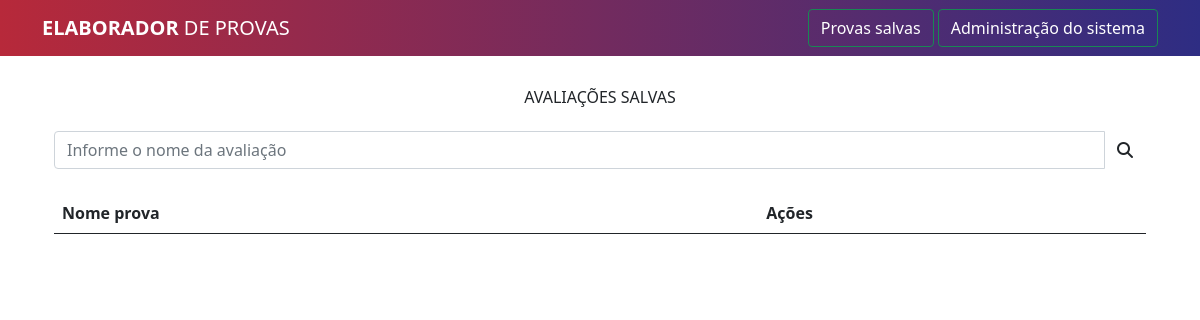
/listar-provas/ (signed in), run on an earlier commit of the app's database.
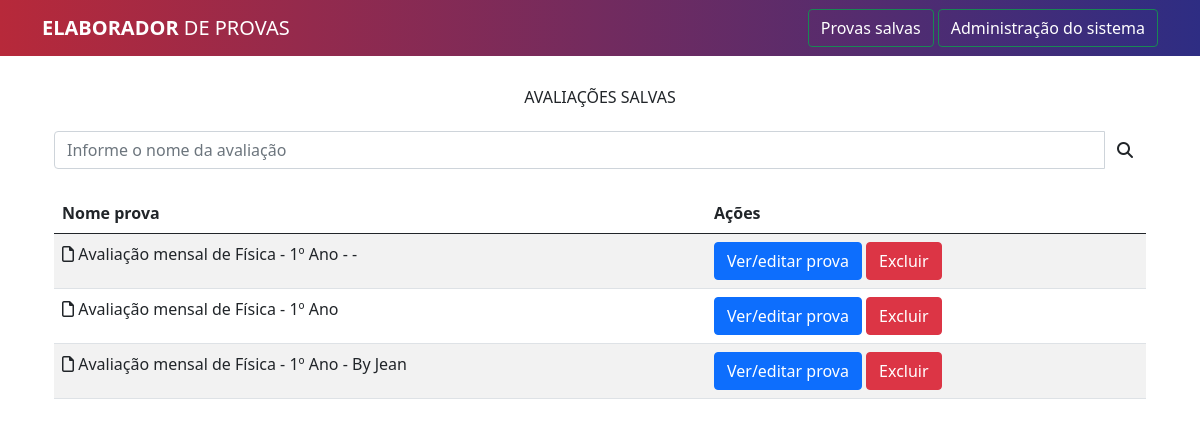
And on a later commit of the database.
### elaboradorapp/models.py (models this page shows, shortened)
class Prova(models.Model):
    html_prova = models.TextField()
    nome_prova = models.CharField(max_length=100, null=True, blank=True)
    criador = models.ForeignKey(User, on_delete=models.SET_NULL, null=True, blank=True)

### elaboradorapp/views/saveListView.py (the view)
# urls.py: path('listar-provas/', views.ListarProvas.as_view(), name='listar-provas'),
class ListarProvas(ListView):
    model = Prova
    template_name = 'elaboradorapp/listar_provas.html'
    def dispatch(self, request, *args, **kwargs):
        if not request.user.is_authenticated:
            return redirect('/admin/login/?next=/')
        return super().dispatch(request, *args, **kwargs)
    def get_context_data(self, **kwargs):
        context = super().get_context_data(**kwargs)
        provas = Prova.objects.all().filter(criador=self.request.user).order_by('-id')
        if self.request.GET.get('search_box'):
            search_box = self.request.GET['search_box']
            provas = Prova.objects.filter(Q(nome_prova__icontains=search_box) | Q(
                criador__username__iexact=search_box))
        context.update({
            'provas': provas,
        })
        return context

### elaboradorapp/templates/elaboradorapp/listar_provas.html (shortened to what this page needs)
{% extends "elaboradorapp/base.html" %}
{% load static %}
{% block content %}
<head>
</head>
    <div class="container mt-5">
        <div class="row">
            <div class="col-12">
                <h6 class="text-center mt-4 mb-4">AVALIAÇÕES SALVAS</h6>
            </div>
            <div class="col-12">
                <form class="form-horizontal mb-4" action="." method="GET">
                    <div class="input-group">
                        <input id="search_box" name="search_box" type="text" placeholder="Informe o nome da avaliação" class="form-control" autofocus="true" value="{{ request.GET.search_box }}">
                        <span class="input-group-btn">
                            <button type="submit" class="btn btn-default form-control" title="Clique para realizar a pesquisar">
                                <i class="fa fa-search" aria-hidden="true"></i>
                            </button>
                        </span>
                    </div>
                </form>
            </div>
        </div>
        <div class="row">
            <div class="col-12">
                <table class="table table-striped table-hover">
                    <thead>
                        <tr>
                            <th scope="col">Nome prova</th>
                            <th scope="col">Ações</th>
                        </tr>
                    </thead>
                    <tbody>
                        {% for prova in provas %}
                        <tr>
                            <td><i class="fa-regular fa-file"></i>  {{ prova.nome_prova }}</td>
                            <td>
                                <a href="{% url 'elaboradorapp:ver-prova' prova.id %}" class="btn btn-primary">Ver/editar prova</a>
                                <a href="{% url 'elaboradorapp:deletar-prova' prova.id %}" class="btn btn-danger" onclick="return confirmDeletion()">Excluir</a>
                            </td>
                        </tr>
                        {% endfor %}
                    </tbody>
                </table>
            </div>
        </div>
    </div>
{% endblock content %}

### elaboradorapp/templates/elaboradorapp/base.html (shortened to what this page needs)
{% load static %}
<!DOCTYPE html>
<html lang="pt-BR">
<head>
  <link rel="stylesheet" href="{% static 'css/bootstrap.min.css' %}">
  <link rel="stylesheet" href="{% static 'fontawesome-free-6.1.1-web/css/all.min.css' %}">
  <link rel="stylesheet" href="{% static 'css/base.css' %}">
</head>
<body>
  <div class="central">
    <header class="fixed-top">
      <div class="navbar navbar-dark bg-dark box-shadow">
        <div class="container d-flex justify-content-between">
          <a class="navbar-brand text-white" href="{% url 'elaboradorapp:index' %}"><strong>ELABORADOR</strong> DE
            PROVAS</a>
            <div class="justify-content-end">
              <a class="btn btn-outline-success my-2 my-sm-0 text-white" href="{% url 'elaboradorapp:listar-provas' %}">Provas salvas</a>
              <a class="btn btn-outline-success my-2 my-sm-0 text-white" href="/admin" target="_blank">Administração do sistema</a>
            </div>
        </div>
      </div>
    </header>
    <div class="container pt-3 mb-3">
      <main>
        {% block content %}{% endblock %}
      </main>
    </div>
  </div>
</body>
</html>

### elaboradorapp/static/css/base.css (style rules this page uses)
.navbar { background: linear-gradient(to right, #b7293a, #2e2d83); }
header { user-select: none; }

What changed in the data, as far as the page shows it:
added Prova: nome_prova "Avaliação mensal de Física - 1º Ano - -"
added Prova: nome_prova "Avaliação mensal de Física - 1º Ano"
added Prova: nome_prova "Avaliação mensal de Física - 1º Ano - By Jean"
